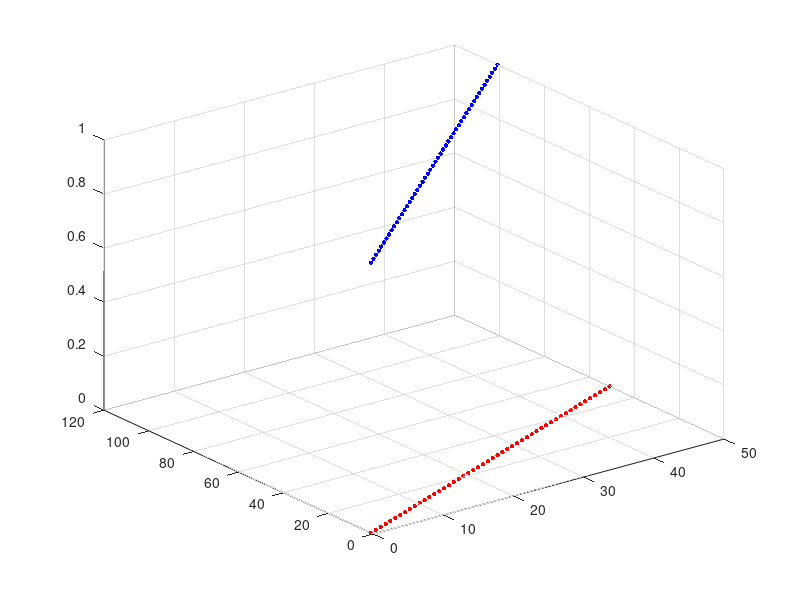

This chart was generated by the following MATLAB code: (Note: this script raises an error after producing the figure.)
angle = linspace(0,50,50);
x = angle + 1;
y = 2*angle + 1;
zx = 0*angle;
zy = 0*angle + 1;
fig1 = scatter3(angle, x, zx, 10, 'r', 'filled');
hold on;
fig2 = scatter3(angle, y, zy, 10, 'b', 'filled');
er = icpTest(angle, x, zx, angle, y, zy, 50, 100);

title (er);
xlabel ("X");
ylabel ("Y");
zlabel ("Z");
